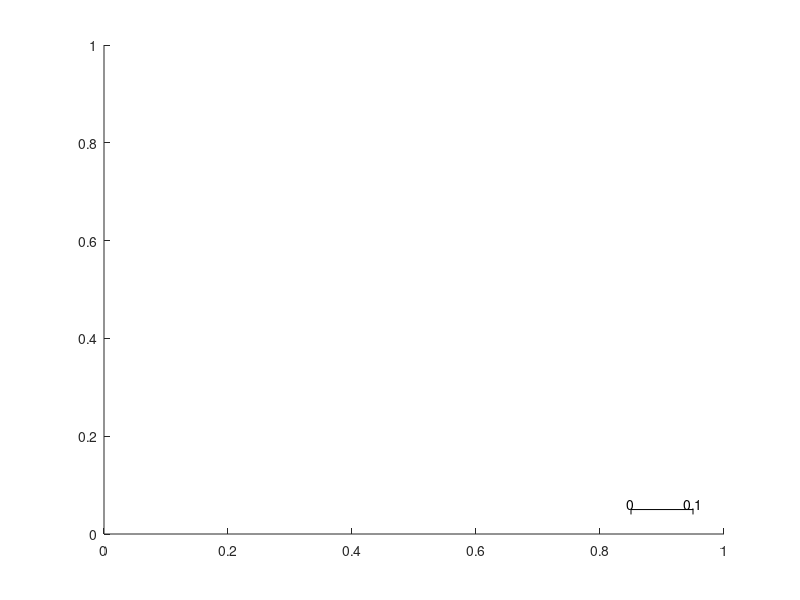

Source code (MATLAB): (Note: this script raises an error after producing the figure.)
function h = scalebar(varargin)
%SCALEBAR creates a scalebar on an axes
%
% SCALEBAR
% SCALEBAR OFF
% SCALEBAR(PARAMETER, VALUE, ...)
% SCALEBAR(HAXES, PARAMETER, VALUE, ...)
% H = SCALEBAR(...)
% 
% Draws a scalebar on the axes and returns handle to the scalebar. The
% DataAspectRatio property of the axes must be set to [1 1 1] and the view
% must be in 2D. All parameters are optional (note the default values
% below). SCALEBAR OFF deletes the current scalebar.
% 
% PARAMETER/VALUE pairs
%     hAxes:        handle to the axes (defaults to current axes)
%     ScaleLength:  length to show (in data units) (defaults to ~10% of the 
%                       x-axis limit range)
%     ScaleLengthRatio: ScaleLength/range(XLim)
%     Location:     location of the scalebar. Possible values are
%                       northeast (default)
%                       northwest
%                       southeast
%                       southwest
%                       [x y] data coordinates
%     Colour:       colour of scalebar in 1x3 RGB array (default is [0 0 0])
%     Bold:         draw with bold text and linewidth=2. 
%                       True or false(default)
%     Unit:         string containing units e.g. 'mm'
%
% Note: SCALEBAR sets the XLimMode and YLimMode of the axes to manual.
%
% Created 10 November 2009 by Amanda Ng
% Modified 24 March 2013 by Amanda Ng
%  - fixed bug: bold wasn't refreshing after zoom
%  - added unit string

    % DELETE SCALEBAR IF ONE EXISTS
    delete(findobj(gca,'tag','scalebar'));

    % RETURN IF 'OFF' WAS REQUESTED
    if nargin>0 && strcmpi(varargin{1},'off')
        return;
    end

    % CONSTANTS
    directions = {'northwest','northeast','southeast','southwest'};
    
    % SET PARAMETERS TO DEFAULTS
    hAxes = gca;
    scalelength = 0;
    scalelengthratio = 0.1;
    location = 'southeast';
    colour = [0 0 0];
    boldflag = false;
    linewidth = 0.5;
    fontweight = 'normal';
    unitstring = '';

    % PROCESS ARGUMENTS
    if nargin>0
        args = {};
        % Process if arguments given as "hAxes, ..."
        if ishandle(varargin{1}) %hAxes
            args{length(args)+1}='hAxes';
            args{length(args)+1}=varargin{1};
            varargin = varargin(2:end);
        end
        args=[args varargin];
        % Process argument pairs
        for n=1:2:length(args)
            parameter = args{n};
            if n == length(args)
                error('Parameter ''%s'' is not followed by a value in argument list', parameter);
            end
            value = args{n+1};
            switch lower(parameter)
                case 'haxes'
                    if ~ishandle(value)
                        error 'HAXES is not a valid Axes handle'
                    elseif ~strcmpi(get(value,'type'),'axes')
                        error 'HAXES is not a valid Axes handle'
                    elseif strcmpi(get(value,'tag'),'colorbar')
                        error 'HAXES is a handle to a colorbar'
                    else
                        hAxes = value;
                    end
                case 'scalelength'
                    if ~isnumeric(value)
                        error 'SCALELENGTH must be a numeric value'
                    end
                    scalelength = value;
                case 'scalelengthratio'
                    if ~isnumeric(value)
                        error 'SCALELENGTHRATIO must be a numeric value'
                    end
                    scalelengthratio = value;
                case 'location'
                    if ~(numel(value)==2 && isnumeric(value)) && ...
                       isempty(strmatch(lower(value),directions,'exact'))
                        error 'unrecognised value for LOCATION'
                    end
                    location = value;
                case 'colour'
                    if numel(value)~=3 || ~isnumeric(value)
                        error 'COLOUR must be a 1x3 representation of an RGB colour'
                    end
                    colour = value;
                case 'bold'
                    if ischar(value) && strcmpi(value,'true') || ...
                       (islogical(value) || isnumeric(value)) && value
                            boldflag = true;
                            linewidth=2;
                            fontweight='bold';
                    end
                case 'unit'
                    if ~ischar(value) || isempty(value)
                        error('''Unit'' must be followed by a string')
                    end
                    unitstring = [' ' strtrim(value)];
                otherwise
                    error(['unrecognised parameter: ' parameter]);
            end
        end
    end

    % CHECK IF DATAASPECTRATIO IS [1 1 1]
    if ~all(get(hAxes,'DataAspectRatio')==1)
        error 'The Axes property DataAspectRatio must be set to [1 1 1]'
    end
    
    % CHECK IF VIEW IS IN 2D
    [az el] = view(hAxes);
    if el~=90
        error 'The Axes must be in 2D view'
    end
    
    %GET IMAGE AND AXES DATA
    axeslims = [get(hAxes,'xlim')' get(hAxes,'ylim')'];
    axesdir = [1 1];
    if strcmpi(get(hAxes,'XDir'),'reverse')
        axeslims(:,1) = flipud(axeslims(:,1));
        axesdir(1) = -1;
    end
    if strcmpi(get(hAxes,'YDir'),'reverse')
        axeslims(:,2) = flipud(axeslims(:,2));
        axesdir(2) = -1;
    end

    % CALCULATE SCALELENGTH
    if scalelength==0
        sl = range(axeslims(:,1))*scalelengthratio;
        slorder = 10^floor(log10(sl));
        scalelength = round(sl/slorder)*slorder;    
    else
        scalelengthratio = scalelength/range(axeslims(:,1));
    end
    
    %SET UP POSITIONING
    if ischar(location)
        switch location
            case 'northeast'
                anchor = [axeslims(2,1) - axesdir(1)*range(axeslims(:,1))*0.05, ...
                          axeslims(2,2) - axesdir(2)*range(axeslims(:,2))*0.05];
                direction = 'southwest';
            case 'northwest'
                anchor = [axeslims(1,1) + axesdir(1)*range(axeslims(:,1))*0.05, ...
                          axeslims(2,2) - axesdir(2)*range(axeslims(:,2))*0.05];
                direction = 'southeast';
            case 'southwest'
                anchor = [axeslims(1,1) + axesdir(1)*range(axeslims(:,1))*0.05, ...
                          axeslims(1,2) + axesdir(2)*range(axeslims(:,2))*0.05];
                direction = 'northeast';
            case 'southeast'
                anchor = [axeslims(2,1) - axesdir(1)*range(axeslims(:,1))*0.05, ...
                          axeslims(1,2) + axesdir(2)*range(axeslims(:,2))*0.05];
                direction = 'northwest';
        end    
    else
        anchor = location;
        if location
            dirToCentre = min(axeslims)+range(axeslims)/2 - location.*axesdir;
            direction = directions{ceil((-1*atan2(dirToCentre(2),dirToCentre(1))+pi)/(2*pi)*4)};
        end
    end

    linepos = [anchor; anchor];
    if ~isempty(strfind(direction,'east'))
        linepos(2,1) = linepos(2,1)+axesdir(1)*scalelength;
    else
        linepos(1,1) = linepos(1,1)-axesdir(1)*scalelength;
    end
    
    ends(:,:,1) = [linepos(1,:); linepos(1,:)];
    ends(:,:,2) = [linepos(2,:); linepos(2,:)];
    if ~isempty(strfind(direction,'north'))
        ends(2,2,:) = ends(2,2,:)-axesdir(2)*0.1*scalelength;
        textalignment = {'bottom', 'center'};
    else
        ends(2,2,:) = ends(2,2,:)+axesdir(2)*0.1*scalelength;
        textalignment = {'top', 'center'};
    end
            
    % DRAW SCALEBAR
    set(gca,'xlimmode','manual','ylimmode','manual');
    hg = hggroup('tag','scalebar');
    line(linepos(:,1), linepos(:,2), 'color', colour, 'linewidth', linewidth, 'parent', hg);
    line(ends(:,1,1), ends(:,2,1), 'color', colour, 'linewidth', linewidth, 'parent', hg);
    line(ends(:,1,2), ends(:,2,2), 'color', colour, 'linewidth', linewidth, 'parent', hg);
    text(linepos(1,1),linepos(1,2),0,'0','verticalalignment',textalignment{1},'horizontalalignment',textalignment{2}, 'color', colour, 'fontweight', fontweight, 'parent', hg);
    text(linepos(2,1),linepos(2,2),0,[num2str(scalelength) unitstring],'verticalalignment',textalignment{1},'horizontalalignment',textalignment{2}, 'color', colour, 'fontweight', fontweight, 'parent', hg);
    
    if nargout>0
        h = hg;
    end
    
    % SETUP DELETE CALLBACK
    set(hg,'DeleteFcn',@deleteScaleBar)
    
    % SETUP LISTENER TO RESET SCALEBAR ON CHANGE OF AXES LIMITS
    hL(1) = addlistener(hAxes,'YLim','PostSet',@(src,event) resetScaleBar(src,event,hg));

    % SET USERDATA
    udata = {'ScaleLengthRatio',scalelengthratio;...
             'AnchorRatio',[(anchor(1)-min(axeslims(:,1)))/range(axeslims(:,1)) (anchor(2)-min(axeslims(:,2)))/range(axeslims(:,2))];...
             'Colour',colour;...
             'Listeners',hL;...
             'Bold',boldflag};
    set(hg,'UserData',udata);    
    
    % CALLBACK FUNCTIONS
    function deleteScaleBar(src,event)
        udata = get(src,'UserData');
        delete(udata{strcmpi(udata(:,1),'Listeners'),2});

    function resetScaleBar(src,event,SB)
        udata = get(SB,'UserData');
        hAxes = get(SB,'parent');
        
        delete(SB);        
        
        axeslims = [get(hAxes,'xlim')' get(hAxes,'ylim')'];
        
        scalelengthratio = udata{strcmpi(udata(:,1),'ScaleLengthRatio'),2};
        anchorratio = udata{strcmpi(udata(:,1),'AnchorRatio'),2};
        location = [anchorratio(1)*range(axeslims(:,1))+axeslims(1,1) anchorratio(2)*range(axeslims(:,2))+axeslims(1,2)];
        colour = udata{strcmpi(udata(:,1),'Colour'),2};
        boldflag = udata{strcmpi(udata(:,1),'Bold'),2};
        
        scalebar(hAxes,'ScaleLengthRatio',scalelengthratio,'Location',location,'Colour',colour, 'Bold', boldflag);

        
            